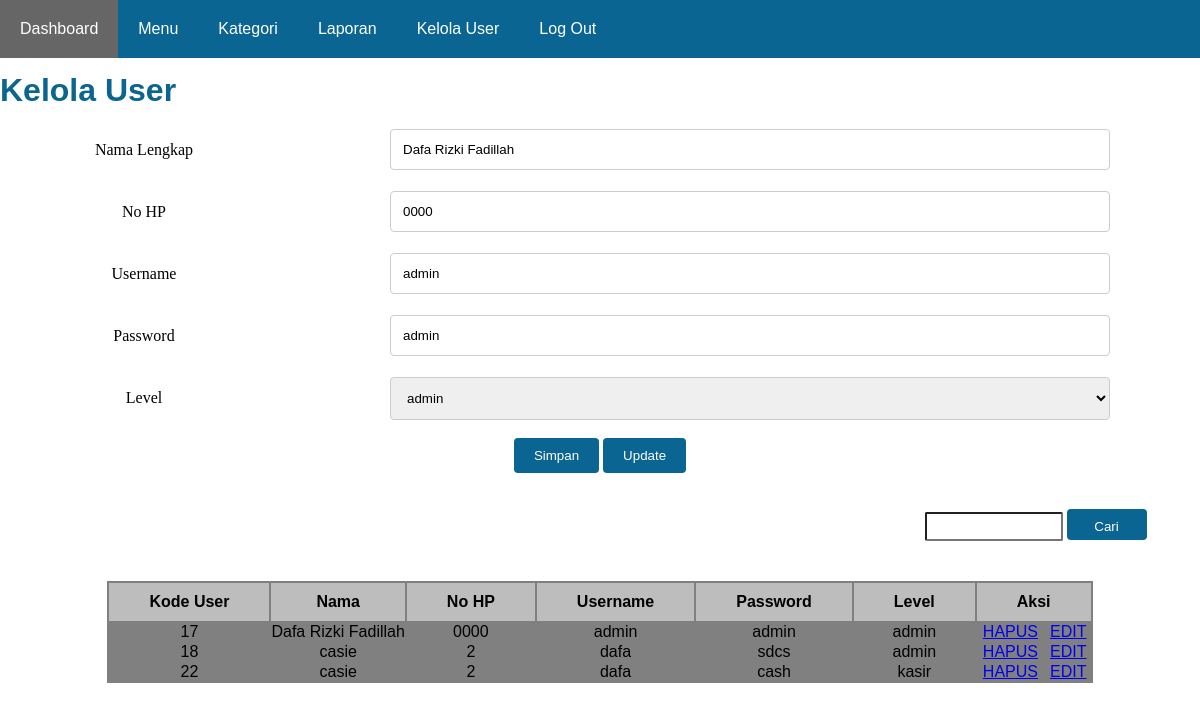
/user.php?edit&id=17 (signed in), run on the app's committed database.
### tables this page shows
CREATE TABLE `tb_user` (
  `kd_user` int(11) NOT NULL,
  `nama` varchar(50) NOT NULL,
  `no_hp` varchar(15) NOT NULL,
  `username` varchar(50) NOT NULL,
  `password` varchar(50) NOT NULL,
  `level` varchar(10) NOT NULL
);

### user.php (the view, shortened to what this page needs)
<?php
include 'config/koneksi.php';
  if(isset($_GET['edit'])){
		$sql = mysqli_query($conn,"SELECT * FROM tb_user WHERE kd_user = '$_GET[id]'");
		$edit = mysqli_fetch_array($sql);
	}
?>
<!DOCTYPE html>
<html>
<head>
</head>
<body>
	<div class="container">
		<nav>
		<ul>
			<li><a href="dashboard.php">Dashboard</a></li>
      <li><a href="menu.php">Menu</a></li>
      <li><a href="kategori.php">Kategori</a></li>
      <li><a href ="laporan.php">Laporan</a></li>
      <li><a href="user.php">Kelola User</a></li>
      <li><a href="logout.php" onclick="return confirm('Apa anda yakin ?')">Log Out</a></li>
	</nav>
	<br>
	<br>
	<br><br>
	<h1 style="font-family:sans-serif; color:rgba(10,101,146);">Kelola User</h1>
		<center><form  method="post">
    <div class="row">
      <div class="col-25">
        <label for="nama">Nama Lengkap</label>
      </div>
      <div class="col-75">
        <input style=" width: 80%;padding: 12px;border: 1px solid #ccc;border-radius: 4px;box-sizing: border-box;resize: vertical;" type="text" id="nama" name="nama" placeholder="Masukan nama.." required value="<?php echo @$edit['nama']; ?>">
      </div>
    </div>
    <div class="row">
      <div class="col-25">
        <label for="ry">No HP</label>
      </div>
      <div class="col-75">
        <input style=" width: 80%;padding: 12px;border: 1px solid #ccc;border-radius: 4px;box-sizing: border-box;resize: vertical;" type="text" id="ry" name="nohp" placeholder="No HP" required value="<?php echo @$edit['no_hp'];?>">
      </div>
    </div>
       <div class="row">
      <div class="col-25">
        <label for="us">Username</label>
      </div>
      <div class="col-75">
        <input style=" width: 80%;padding: 12px;border: 1px solid #ccc;border-radius: 4px;box-sizing: border-box;resize: vertical;" type="text" id="us" name="username" placeholder="Username" required value="<?php echo @$edit['username'];?>">
      </div>
    </div>
     <div class="row">
      <div class="col-25">
        <label for="pw">Password</label>
      </div>
      <div class="col-75">
        <input style=" width: 80%;padding: 12px;border: 1px solid #ccc;border-radius: 4px;box-sizing: border-box;resize: vertical;" type="text" id="pw" name="password" placeholder="Password" required value="<?php echo @$edit['password'];?>">
      </div>
    </div>
    <div class="row">
    <div class="col-25">
    <label for="lvl">Level</label>
	</div>
    <div class="col-75">
        <select style=" width: 80%;padding: 12px;border: 1px solid #ccc;border-radius: 4px;box-sizing: border-box;resize: vertical;" name="level" id="lvl" value="<?php echo @$edit[5]; ?>">
          <option>admin</option>
        </select>
    </div>
  </div>
      <br>
    <div class="row">
      <input type="submit" value="Simpan" name="simpan">
      <input type="submit" name="updateuser" value="Update">
    </div>
   </form></center>
        <br>
      <br>
      <form method="post">
      <div class="s" style="float: right;">
      <input type="text" name="tcari" style="width:50%;padding:5px;box-sizing: border-box; resize: vertical; text-align: right;border-radius: 2px;" value="<?php echo @$_POST['tcari']; ?>"class="cari">
      <input type="submit" name="cari" value="Cari" style=" width: 80px; border: 0; background-color: rgb(10,101,146); height: 31px; color: white; border-radius: 4px;" >
    </div>
    </form><br>
    <form>
      <center><table align="center">
  <br>
  <br>
  <br>
    <tr align="center">
    	<th>Kode User</th>
        <th>Nama</th>
        <th>No HP</th>
        <th>Username</th>
        <th>Password</th>
        <th>Level</th>
        <th colspan="2" align="center">Aksi</th>
    </tr>
    <?php
    $sql = "SELECT * FROM q_user";
    if (isset($_POST['cari'])) {
        $sql="SELECT * FROM q_user WHERE kd_user LIKE '$_POST[tcari]%' OR nama LIKE '$_POST[tcari]%' OR no_hp LIKE '$_POST[tcari]%' OR username LIKE '$_POST[tcari]%'";
      }else{
        $sql="SELECT * FROM q_user";
      }
 			$qry= mysqli_query($conn,$sql);
 			while($r=mysqli_fetch_array($qry)){
			?>
<tr>
				<td><?php echo $r['kd_user'];?></td>
				<td><?php echo $r['nama'];?></td>
				<td><?php echo $r['no_hp'];?></td>
				<td><?php echo $r['username'];?></td>
				<td><?php echo $r['password'];?></td>
				<td><?php echo $r['level'];?></td>
				<td><a onclick="return confirm('Yakin Ingin Menghapus?')" href="user.php?hapus&id=<?php echo $r['kd_user'];?>">HAPUS</a></td>
					<td><a href="user.php?edit&id=<?php echo $r['kd_user'];?>">EDIT</a></td>
			</tr>
			<?php } ?>
  </table></center>
  </form>
  <br>
  <br>
    </div>
</body>
</html>

### user.php (style rules this page uses)
* { margin:0; padding:0; }
nav { position: fixed; background-color: rgb(10,101,146); width: 100%; height: 30px; font-family: sans-serif; }
nav ul { background: rgb(10,101,146); list-style: none; position: relative; display: inline-table; width: 100%; }
nav ul li { float:left; }
nav ul li a { display: block; padding: 20px; color: #fff; text-decoration: none; }
label { padding: 12px 12px 12px 0; display: inline-block; }
input[type=submit] { background-color: rgb(10,101,146); color: white; padding: 10px 20px; border: none; border-radius: 4px; cursor: pointer; }
.col-25 { float: left; width: 25%; margin-top: 20px; }
.col-75 { float: left; width: 75%; margin-top: 20px; }
.row:after { content: ""; display: table; clear: both; }
table { font-family: Arial, Helvetica, sans-serif; background-color:grey; border: #212121 0,5px solid; }
table th { padding: 10px 40px; border-left:0,5px solid black; border-bottom: 0,5px solid #000; background: #bdbdbd ; }
table th:first-child { border-left:none; }
table tr { text-align: center; padding-left: 20px; }
td,th { color:black; }

### data on the page
tb_user: nama "Dafa Rizki Fadillah", nohp "0000", username "admin", password "admin", level "admin"

### other printed values
$r['kd_user'] "17"
$r['nama'] "Dafa Rizki Fadillah"
$r['no_hp'] "0000"
$r['username'] "admin"
$r['password'] "admin"
$r['level'] "admin"
$r['kd_user'] "18"
$r['nama'] "casie"
$r['no_hp'] "2"
$r['username'] "dafa"
$r['password'] "sdcs"
$r['kd_user'] "22"
$r['password'] "cash"
$r['level'] "kasir"
